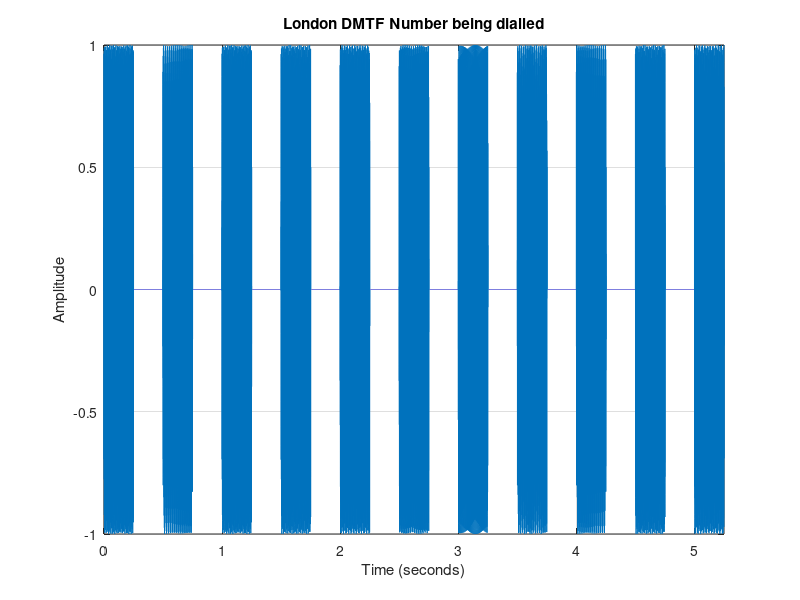
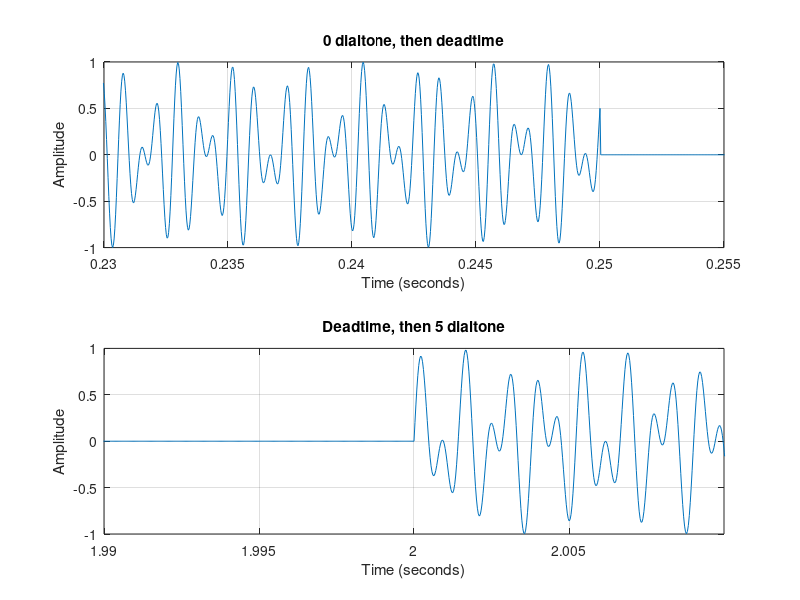

These charts were generated, in order, by the following MATLAB code: (Note: this script raises an error after producing the figures.)
close all; clear; clc;
path(path, '../voicebox');


%% 3.3.1
% 0207 594 6271

number = [ 0 2 0 7 5 9 4 6 2 7 1 ];

Fsamp = 32768;

fh1 = 697; fv1 = 1209;
fh2 = 770; fv2 = 1336;
fh3 = 852; fv3 = 1477;
fh4 = 941;

freqs = [fh4 fv2; 
            fh1 fv1;
            fh1 fv2;
            fh1 fv3;
            fh2 fv1;
            fh2 fv2;
            fh2 fv3;
            fh3 fv1;
            fh3 fv2;
            fh3 fv3 ];
        

% ie half a second for each different tone        
N = .5*Fsamp;

n = 1:N/2; % The number of 
dial = zeros(1, (N*length(number)) - N/2);

for i = 1:length(number)
    
    digit = number(i);
    tone = freqs(digit+1,:);
    f1 = tone(1);
    f2 = tone(2);
    
    signal = (sin((2*pi*f1*n)/Fsamp) + sin((2*pi*f2*n)/Fsamp))/2;
    dial(((i*N) - N)+1:((i*N)-N/2)) = signal;
end

sound(dial.', Fsamp);

plot((1:length(dial))/Fsamp, dial)
    xlim([0 5.25])
    xlabel('Time (seconds)');
    ylabel('Amplitude');
    title('London DMTF Number being dialled');
    grid on;
    
figure;
subplot(2,1,1);
plot((1:length(dial))/Fsamp, dial)
    xlim([0 5.25])
    xlabel('Time (seconds)');
    ylabel('Amplitude');
    title('0 dialtone, then deadtime');
    xlim([.23 .255]);
    grid on;
    
subplot(2,1,2);
plot((1:length(dial))/Fsamp, dial)
    xlim([0 5.25])
    xlabel('Time (seconds)');
    ylabel('Amplitude');
    title('Deadtime, then 5 dialtone');
    xlim([1.99 2.01]);
    grid on;
  
    
%% 3.3.2

figure;
spgrambw(dial, Fsamp, 'pJcwD', 200, 2000, 20);

% figure;
% [t, f, p] = spgrambw(dial(1:N), Fsamp, 'pJcw', 200, 2000, 20);

figure;
% plot(f, p)

y0 = fft(dial(1:N), N)/N;
y2 = fft(dial(N+1:2*N), N)/N;

f = ((Fsamp)*(1:N))/N;

plot(f, abs(y0), 'r', f, abs(y2));
    grid on;
    xlim([0 2500]);
    xlabel('Frequency [Hz]');
    ylabel('Magnitude');
    title('FFT of the 0 and 2 DTMF tone');
    legend('0 Spectra', '2 Spectra');
    
    
    
%% 3.3.4

% length of the entire number being dialled
len = length(dial);
var_coeffs = [.5 1.2 3];
clean_dial = dial;


for i = 1:3
    dial = clean_dial;
    dial = dial + var_coeffs(i)*randn(1, len);
    
    subplot(2,3,i)
        spgrambw(dial, Fsamp, 'pJcwD', 200, 2000, 20);
        t = sprintf('Additional Noise \\sigma_1= %f',var_coeffs(i));
        title(t);
    
    y0 = fft(dial(1:N), N)/N;
    y2 = fft(dial(N+1:2*N), N)/N;
    
    subplot(2,3,i+3)
    plot(f, abs(y0), 'r', f, abs(y2));
        grid on;
        xlim([0 2500]);
        xlabel('Frequency [Hz]');
        ylabel('Magnitude');
        title('FFT of the 0 and 2 DTMF tone');
        legend('0 Spectra', '2 Spectra');
    
end
sound(dial, Fsamp);

